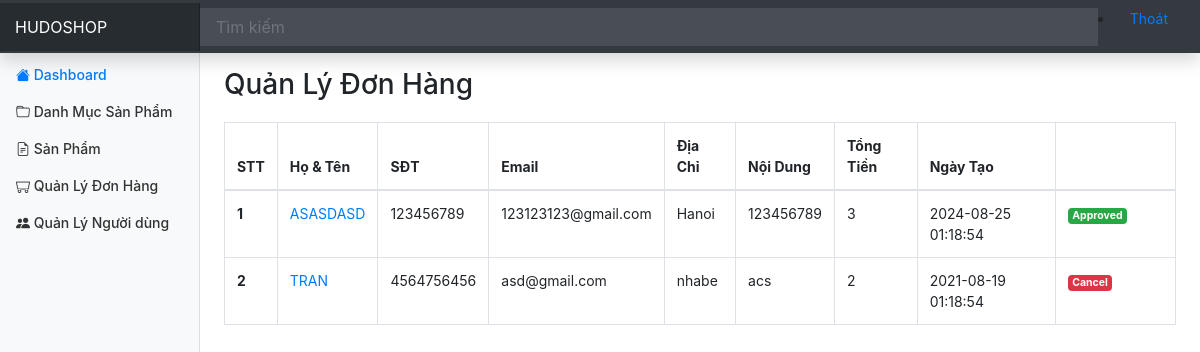
Page /admin/order/index.php (signed in) on the committed database.
### tables this page shows
CREATE TABLE `Orders` (
  `id` int PRIMARY KEY AUTO_INCREMENT,
  `user_id` int,
  `fullname` varchar(50),
  `email` varchar(150),
  `phone_number` varchar(20),
  `address` varchar(200),
  `note` varchar(1000),
  `order_date` datetime,
  `status` int,
  `total_money` int
);

### database/dbhelper.php (called while the page is built, shortened)
<?php
function executeResult($sql, $isSingle = false){
    $data=null;
    $conn= mysqli_connect(HOST, USERNAME, PASSWORD, DATABASE);
    if (!mysqli_query($conn, $sql)) {
        echo "Error: " . mysqli_error($conn);
    }
    mysqli_set_charset($conn, 'utf8');
    $resultset=mysqli_query($conn, $sql);
    if($isSingle){
        $data=mysqli_fetch_array($resultset,1);
    }else{
        $data=[];
        while(($row =mysqli_fetch_array($resultset,1)) !=null){
            $data[]=$row;
         }
    }
    return $data;
}

### admin/order/index.php (the view, shortened to what this page needs)
<?php
    $baseUrl='../';
    require_once('../layouts/header.php');
    $sql = "select * from Orders order by status asc, order_date desc ";
    $data = executeResult($sql);
?>
<div class= "row" style="margin-top :20px;">
    <div class="col-md-12">
            <h3>Quản Lý Đơn Hàng</h3>
            <table class="table table-bordered table-hover " style="margin-top :20px;">
                <thead>
                    <tr>
                        <th>STT</th>
                        <th>Họ & Tên</th>
                        <th>SĐT</th>
                        <th>Email</th>
                        <th>Địa Chỉ</th>
                        <th>Nội Dung</th>
                        <th>Tổng Tiền</th>
                        <th>Ngày Tạo</th>
                        <th style ="width :120px"></th>
                    </tr>
                </thead>
                <tbody>
<?php
        $index = 0;
        foreach($data as $item){
            echo'  <tr>
                        <th>'.(++$index).'</th>
                        <td><a href ="detail.php?id='.$item['id'].'">'.$item['fullname'].'</a></td>
                         <td>'.$item['phone_number'].'</td>
                        <td>'.$item['email'].'</td>
                        <td>'.$item['address'].'</td>
                        <td>'.$item['note'].'</td>
                        <td>'.$item['total_money'].'</td>
                        <td>'.$item['order_date'].'</td>
                        <td style ="width :50px">';
            if($item['status'] == 0){
                    echo    '<button onclick="changeStatus('.$item['id'].',1)" class="btn btn-sm btn-success" style ="margin-bottom:10px;">Approve</button>
                            <button onclick="changeStatus('.$item['id'].',2)" class="btn btn-sm btn-danger">Cancel</button>';
            }else if($item['status'] == 1){
                echo '<label class="badge badge-success">Approved</label>';
            }else{
                echo '<label class="badge badge-danger">Cancel</label>';
            }
                    echo'
                            </td>
                        </tr>';
         }
    ?>
                </tbody>
            </table>
    </div>
</div>
<?php
    require_once('../layouts/footer.php')
?>

### admin/layouts/header.php (shortened to what this page needs)
<?php
	require_once($baseUrl.'../utils/utility.php');
	require_once($baseUrl.'../database/dbhelper.php');
?>
<!DOCTYPE html>
<html >
<head>
    <link rel="stylesheet" href="https://maxcdn.bootstrapcdn.com/bootstrap/4.4.1/css/bootstrap.min.css">
    <link rel="stylesheet" type="text/css" href="<?=$baseUrl?>../assets/css/dashboard.css">
    <link rel="stylesheet" href="https://cdn.jsdelivr.net/npm/bootstrap-icons@1.6.1/font/bootstrap-icons.css">
</head>
<body>
        <nav class="navbar navbar-dark fixed-top bg-dark flex-md-nowrap
        p-0 shadow">
        <a class="navbar-brand col-sm-3 col-md-2 mr-0" href="#">HUDOSHOP
        </a>
        <input class="form-control form-control-dark w-100" type="text"
        placeholder="Tìm kiếm" aria-label="Search">
        <ul class="navbar-nv px-3">
            <li class="nav-item text-nowrap">
            <a class="nav-link" href="<?=$baseUrl?>authen/logout.php">Thoát</a>
                </li>
            </ul>
        </nav>
        <div class="container-fluid">
            <div class="row">
                <nav class="col-md-2 d-none d-md-block bg-light sidebar">
                    <div class="sidebar-sticky">
                        <ul class="nav flex-column">
                            <li class="nav-item">
                                 <a class="nav-link active" href="">
                                 <i class="bi bi-house-fill"></i>
                                    Dashboard
                                </a>
                            </li>
                            <li class="nav-item">
                                <a class="nav-link" href="<?=$baseUrl?>category">
                                <i class="bi bi-folder"></i>
                                    Danh Mục Sản Phẩm
                                </a>
                            </li>
                            <li class="nav-item">
                                <a class="nav-link" href="<?=$baseUrl?>product">
                                <i class="bi bi-file-earmark-text"></i>
                                    Sản Phẩm
                                </a>
                            </li>
                            <li class="nav-item">
                                 <a class="nav-link" href="<?=$baseUrl?>order">
                                <i class="bi bi-minecart"></i>
                                    Quản Lý Đơn Hàng
                                </a>
                            </li>
                            <li class="nav-item">
                                 <a class="nav-link" href="<?=$baseUrl?>user">
                                <i class="bi bi-people-fill"></i>
                                    Quản Lý Người dùng
                                </a>
                            </li>
                        </ul>
                    </div>
                </nav>
            <main role="main" class="col-md-9 ml-sm-auto col-lg-10 px-4">

### admin/layouts/footer.php
</main>
</div>
</body>
</html>

### assets/css/dashboard.css (style rules this page uses)
body { font-size: .875rem; }
.sidebar { position: fixed; top: 0; bottom: 0; left: 0; z-index: 100; padding: 48px 0 0; box-shadow: inset -1px 0 0 rgba(0, 0, 0, .1); }
.sidebar-sticky { position: relative; top: 0; height: calc(100vh - 48px); padding-top: .5rem; overflow-x: hidden; overflow-y: auto; }
.sidebar .nav-link { font-weight: 500; color: #333; }
.sidebar .nav-link.active { color: #007bff; }
[role="main"] { padding-top: 48px; }
.navbar-brand { padding-top: .75rem; padding-bottom: .75rem; font-size: 1rem; background-color: rgba(0, 0, 0, .25); box-shadow: inset -1px 0 0 rgba(0, 0, 0, .25); }
.navbar .form-control { padding: .75rem 1rem; border-width: 0; border-radius: 0; }
.form-control-dark { color: #fff; background-color: rgba(255, 255, 255, .1); border-color: rgba(255, 255, 255, .1); }

### rows in the picture
orders: fullname "ASASDASD", phone_number "123456789", email "123123123@gmail.com", address "Hanoi", note "123456789", total_money "3", order_date "2024-08-25 01:18:54", status "Approved"
orders: fullname "TRAN", phone_number "4564756456", email "asd@gmail.com", address "nhabe", note "acs", total_money "2", order_date "2021-08-19 01:18:54", status "Cancel"
